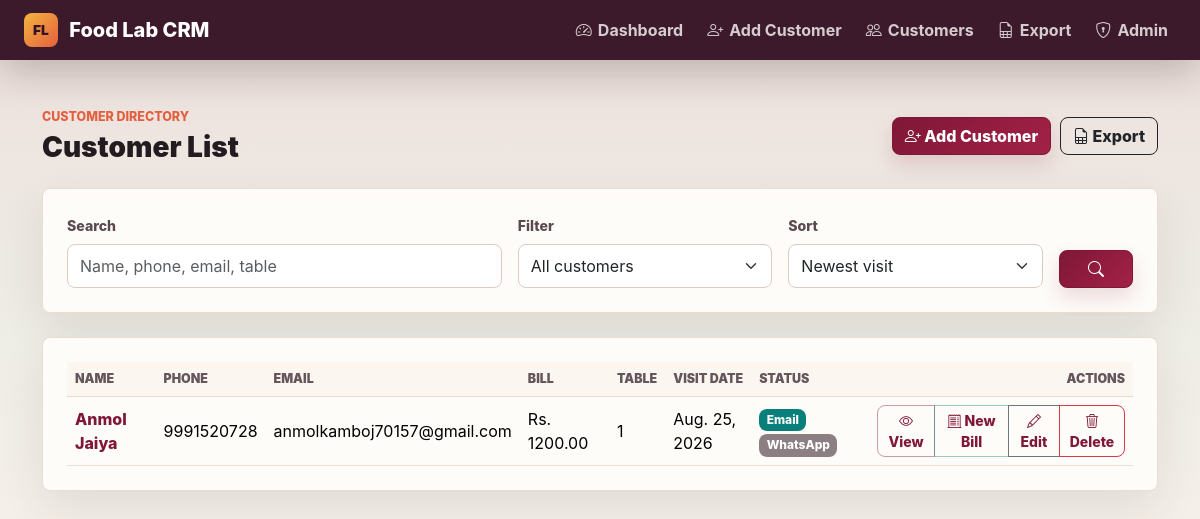
Before: /customers/ with the older database file.
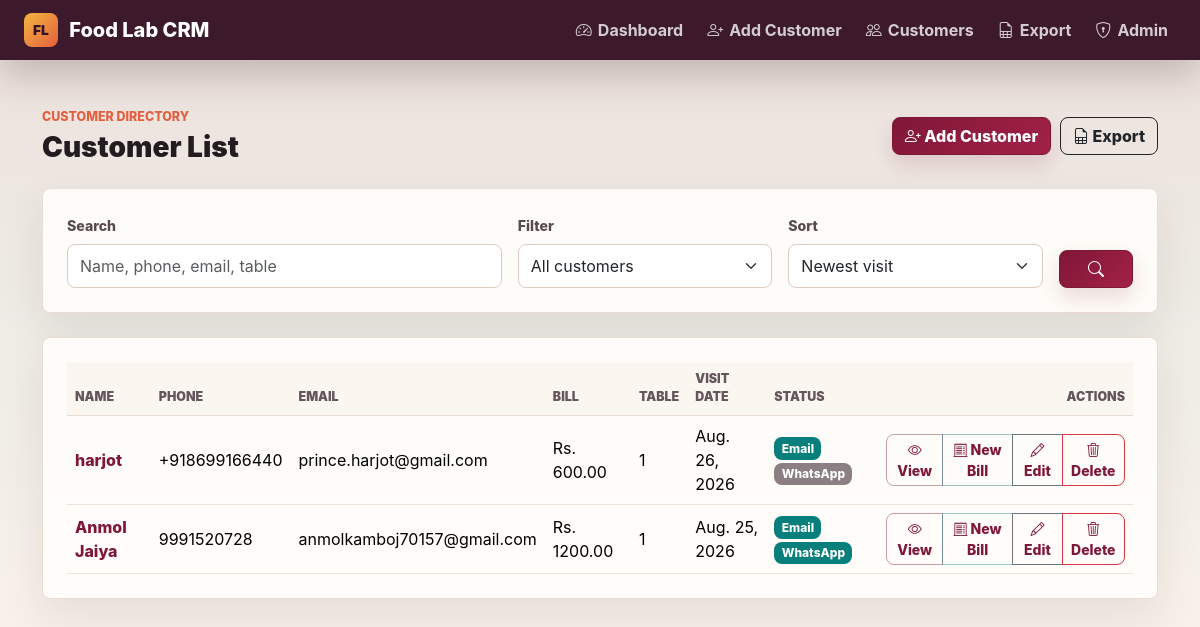
After: the same page with the newer database file.
### customers/models.py (models this page shows, shortened)
class Customer(models.Model):
    name = models.CharField(max_length=120)
    phone = models.CharField(max_length=20, unique=True)
    email = models.EmailField(blank=True)
    bill_amount = models.DecimalField(max_digits=10, decimal_places=2, null=True, blank=True)
    table_number = models.CharField(max_length=30, blank=True)
    visit_date = models.DateField()
    notes = models.TextField(blank=True)
    email_sent = models.BooleanField(default=False)
    whatsapp_sent = models.BooleanField(default=False)
    created_at = models.DateTimeField(auto_now_add=True)
    updated_at = models.DateTimeField(auto_now=True)
    class Meta:
        ordering = ['-visit_date', '-created_at']
        constraints = [
            models.UniqueConstraint(
                fields=['email'],
                condition=~Q(email=''),
                name='unique_customer_email_when_present',
            ),
        ]
        indexes = [
            models.Index(fields=['name']),
            models.Index(fields=['phone']),
            models.Index(fields=['email']),
            models.Index(fields=['visit_date']),
        ]
    def get_absolute_url(self):
        return reverse('customers:detail', kwargs={'pk': self.pk})

### customers/views.py (the view)
# urls.py: path('customers/', views.customer_list, name='list'),
def customer_list(request):
    customers = _filtered_customers(request)
    paginator = Paginator(customers, 10)
    page_obj = paginator.get_page(request.GET.get('page'))
    return render(
        request,
        'customers/customer_list.html',
        {
            'page_obj': page_obj,
            'search': request.GET.get('search', ''),
            'status': request.GET.get('status', ''),
            'sort': request.GET.get('sort', '-visit_date'),
        },
    )

### customers/views.py (called while the page is built, shortened)
def _filtered_customers(request):
    queryset = Customer.objects.all()
    search = request.GET.get('search', '').strip()
    status = request.GET.get('status', '').strip()
    sort = request.GET.get('sort', '-visit_date')
    if status == 'email_sent':
        queryset = queryset.filter(email_sent=True)
    elif status == 'whatsapp_sent':
        queryset = queryset.filter(whatsapp_sent=True)
    elif status == 'pending_email':
        queryset = queryset.filter(email__gt='', email_sent=False)
    elif status == 'pending_whatsapp':
        queryset = queryset.filter(whatsapp_sent=False)
    descending = sort.startswith('-')
    field_name = sort[1:] if descending else sort
    sort_field = SORT_FIELDS.get(field_name, 'visit_date')
    if descending:
        sort_field = f'-{sort_field}'
    return queryset.order_by(sort_field, '-created_at')

### templates/customers/customer_list.html (shortened to what this page needs)
{% extends 'base/base.html' %}
{% block content %}
<div class="d-flex flex-column flex-lg-row justify-content-between align-items-lg-center gap-3 mb-4">
    <div>
        <p class="page-kicker mb-1">Customer Directory</p>
        <h1 class="page-title h3 mb-0">Customer List</h1>
    </div>
    <div class="quick-actions">
        <a class="btn btn-primary" href="{% url 'customers:create' %}"><i class="bi bi-person-plus"></i> Add Customer</a>
        <a class="btn btn-outline-dark" href="{% url 'customers:export' %}?search={{ search }}&status={{ status }}&sort={{ sort }}"><i class="bi bi-file-earmark-spreadsheet"></i> Export</a>
    </div>
</div>
<section class="crm-panel mb-4">
    <form method="get" class="row g-3 align-items-end">
        <div class="col-md-5">
            <label class="form-label" for="search">Search</label>
            <input class="form-control" id="search" type="search" name="search" value="{{ search }}" placeholder="Name, phone, email, table">
        </div>
        <div class="col-md-3">
            <label class="form-label" for="status">Filter</label>
            <select class="form-select" id="status" name="status">
                <option value="">All customers</option>
            </select>
        </div>
        <div class="col-md-3">
            <label class="form-label" for="sort">Sort</label>
            <select class="form-select" id="sort" name="sort">
                <option value="-visit_date" {% if sort == '-visit_date' %}selected{% endif %}>Newest visit</option>
            </select>
        </div>
        <div class="col-md-1 d-grid">
            <button class="btn btn-primary" type="submit"><i class="bi bi-search"></i></button>
        </div>
    </form>
</section>
<section class="crm-panel">
    <div class="table-responsive">
        <table class="table table-hover align-middle">
            <thead>
                <tr>
                    <th>Name</th>
                    <th>Phone</th>
                    <th>Email</th>
                    <th>Bill</th>
                    <th>Table</th>
                    <th>Visit Date</th>
                    <th>Status</th>
                    <th class="text-end">Actions</th>
                </tr>
            </thead>
            <tbody>
                {% for customer in page_obj %}
                    <tr>
                        <td class="fw-semibold"><a href="{{ customer.get_absolute_url }}">{{ customer.name }}</a></td>
                        <td>{{ customer.phone }}</td>
                        <td>{{ customer.email|default:'-' }}</td>
                        <td>{% if customer.bill_amount %}Rs. {{ customer.bill_amount }}{% else %}-{% endif %}</td>
                        <td>{{ customer.table_number|default:'-' }}</td>
                        <td>{{ customer.visit_date }}</td>
                        <td>
                            <span class="badge text-bg-{% if customer.email_sent %}success{% else %}secondary{% endif %}">Email</span>
                            <span class="badge text-bg-{% if customer.whatsapp_sent %}success{% else %}secondary{% endif %}">WhatsApp</span>
                        </td>
                        <td class="text-end">
                            <div class="btn-group btn-group-sm">
                                <a class="btn btn-outline-primary" href="{{ customer.get_absolute_url }}"><i class="bi bi-eye"></i> View</a>
                                <a class="btn btn-outline-success" href="{% url 'customers:bill_create' customer.pk %}"><i class="bi bi-receipt-cutoff"></i> New Bill</a>
                                <a class="btn btn-outline-secondary" href="{% url 'customers:edit' customer.pk %}"><i class="bi bi-pencil"></i> Edit</a>
                                <a class="btn btn-outline-danger" href="{% url 'customers:delete' customer.pk %}"><i class="bi bi-trash3"></i> Delete</a>
                            </div>
                        </td>
                    </tr>
                {% empty %}
                    <tr><td colspan="8" class="text-center text-muted py-4">No customers found.</td></tr>
                {% endfor %}
            </tbody>
        </table>
    </div>
</section>
{% endblock %}

### templates/base/base.html (shortened to what this page needs)
{% load static %}
<!doctype html>
<html lang="en">
<head>
    <link href="https://cdn.jsdelivr.net/npm/bootstrap@5.3.3/dist/css/bootstrap.min.css" rel="stylesheet">
    <link href="https://cdn.jsdelivr.net/npm/bootstrap-icons@1.11.3/font/bootstrap-icons.css" rel="stylesheet">
    <link href="{% static 'css/crm.css' %}" rel="stylesheet">
</head>
<body>
    <nav class="navbar navbar-expand-lg crm-navbar">
        <div class="container-fluid px-3 px-lg-4">
            <a class="navbar-brand crm-brand" href="{% url 'customers:dashboard' %}">
                <span class="brand-mark">FL</span>
                <span>Food Lab CRM</span>
            </a>
            <div class="collapse navbar-collapse" id="mainNav">
                <div class="navbar-nav ms-auto gap-lg-2">
                    <a class="nav-link" href="{% url 'customers:dashboard' %}"><i class="bi bi-speedometer2"></i> Dashboard</a>
                    <a class="nav-link" href="{% url 'customers:create' %}"><i class="bi bi-person-plus"></i> Add Customer</a>
                    <a class="nav-link" href="{% url 'customers:list' %}"><i class="bi bi-people"></i> Customers</a>
                    <a class="nav-link" href="{% url 'customers:export' %}"><i class="bi bi-file-earmark-spreadsheet"></i> Export</a>
                    <a class="nav-link" href="/admin/"><i class="bi bi-shield-lock"></i> Admin</a>
                </div>
            </div>
        </div>
    </nav>
    <main class="crm-page">
        <div class="container py-4 py-lg-5">
            {% block content %}{% endblock %}
        </div>
    </main>
</body>
</html>

### static/css/crm.css (style rules this page uses)
:root { --foodlab-wine: #7f1736; --foodlab-wine-dark: #371224; --foodlab-coral: #e45f3f; --foodlab-saffron: #f4b63f; --foodlab-teal: #087f7a; --foodlab-mint: #d9f4ee; --foodlab-ink: #221b1f; --foodlab-muted: #746970; --foodlab-paper: #f7f1ea; --foodlab-panel: #fffdfa; --foodlab-line: #eadbd0; --foodlab-soft: #fbf6f0; --foodlab-shadow: 0 18px 45px rgba(52, 30, 29, 0.09); }
* { letter-spacing: 0; }
body { background: linear-gradient(180deg, rgba(127, 23, 54, 0.08), rgba(8, 127, 122, 0.04) 42%, transparent 74%), var(--foodlab-paper); color: var(--foodlab-ink); font-family: Inter, ui-sans-serif, system-ui, -apple-system, BlinkMacSystemFont, "Segoe UI", sans-serif; }
.crm-navbar { background: rgba(55, 18, 36, 0.96); box-shadow: 0 14px 38px rgba(35, 18, 25, 0.22); }
.crm-brand { align-items: center; color: #fff !important; display: inline-flex; font-weight: 800; gap: 0.7rem; }
.brand-mark { align-items: center; background: linear-gradient(135deg, var(--foodlab-saffron), var(--foodlab-coral)); border-radius: 8px; color: var(--foodlab-wine-dark); display: inline-flex; font-size: 0.86rem; font-weight: 900; height: 34px; justify-content: center; width: 34px; }
.crm-navbar .nav-link { align-items: center; border-radius: 8px; color: rgba(255, 255, 255, 0.78); display: inline-flex; font-weight: 700; gap: 0.38rem; padding: 0.55rem 0.78rem; }
.crm-page { min-height: calc(100vh - 60px); }
.page-kicker { color: var(--foodlab-coral); font-size: 0.78rem; font-weight: 800; text-transform: uppercase; }
.page-title { font-weight: 900; }
.btn { border-radius: 8px; font-weight: 800; }
.btn-primary, .btn-success { background: linear-gradient(135deg, var(--foodlab-wine), #a32147); border-color: var(--foodlab-wine); box-shadow: 0 10px 20px rgba(127, 23, 54, 0.14); }
.btn-outline-primary { color: var(--foodlab-wine); border-color: rgba(127, 23, 54, 0.42); }
.btn-outline-success { color: var(--foodlab-teal); border-color: rgba(8, 127, 122, 0.42); }
.metric-card, .crm-panel { background: rgba(255, 253, 250, 0.92); border: 1px solid rgba(234, 219, 208, 0.95); border-radius: 8px; box-shadow: var(--foodlab-shadow); }
.crm-panel { padding: 24px; }
.form-label { color: #594a50; font-size: 0.88rem; font-weight: 800; margin-bottom: 0.45rem; }
.form-control, .form-select { background-color: #fff; border: 1px solid #dfcbc1; border-radius: 8px; min-height: 44px; }
.table { --bs-table-bg: transparent; margin-bottom: 0; }
.table thead th { background: var(--foodlab-soft); border-bottom: 1px solid var(--foodlab-line); color: #65565d; font-size: 0.78rem; font-weight: 900; text-transform: uppercase; }
.table tbody td { border-color: rgba(234, 219, 208, 0.78); vertical-align: middle; }
.table a { color: var(--foodlab-wine); font-weight: 800; text-decoration: none; }
.badge { border-radius: 8px; font-weight: 800; padding: 0.45em 0.62em; }
.text-bg-success { background-color: var(--foodlab-teal) !important; }
.text-bg-secondary { background-color: #8b7f83 !important; }
.quick-actions { display: flex; flex-wrap: wrap; gap: 0.55rem; }

Changed rows visible on the page:
added Customer: name "harjot", phone "+918699166440", email "prince.harjot@gmail.com", bill_amount "600.00", table_number "1", visit_date "Aug. 26, 2026"
changed Customer "Anmol Jaiya": whatsapp_sent False → True (drawn)
